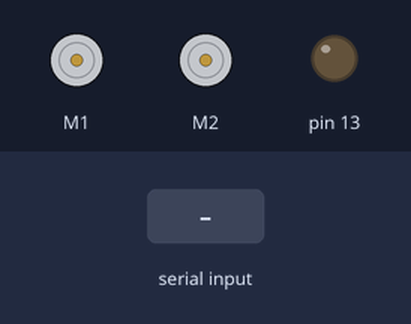
A sketch run on a simulated Arduino Leonardo, built with avr-gcc and run on an emulated ATmega32U4. On the bench: 2 × DC motor (green arrow = forward, orange = backward, longer = faster), output pins drawn as LEDs (lit = HIGH). The test bench sets the inputs (shaded band).

Above: at 1.2 s.
1.3 s: "1" received over the second serial link
At 2.6 s:
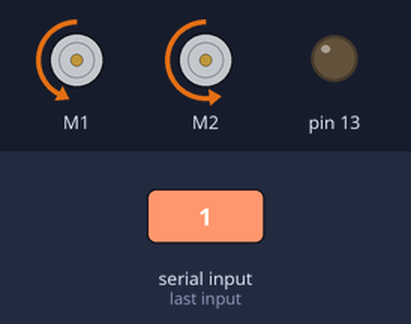
2.9 s: "0" received over the second serial link
At 3.7 s:
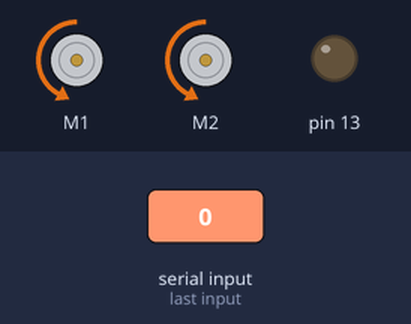
4.4 s: "2" received over the second serial link
At 4.9 s:
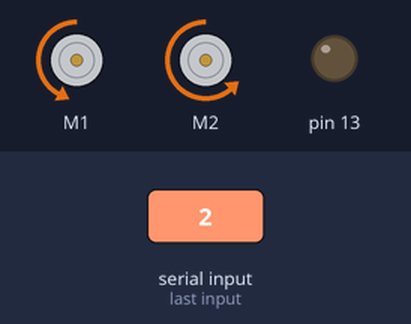
Timing chart, 0 to 7.4 s (numbered marks = the images above; inputs shaded):
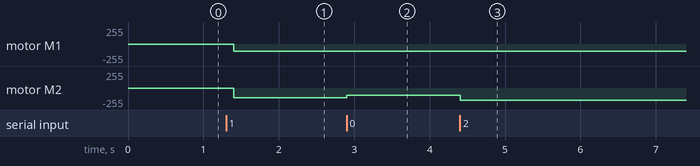

The sketch:

BLEjoy.ino
```cpp
#include <Zumo32U4.h>

Zumo32U4Motors  motors;

void setup()
{
  ledRed(1);
  ledYellow(1);
  ledGreen(1);
  Serial1.begin(9600);
  while(!Serial1);
  ledRed(0);
  ledYellow(0);
  ledGreen(0);
}

void loop()
{
  if ( Serial1.available() <= 0 ) {
    ledRed(0);
    delay(100);
    return;
  }
  ledRed(1);
  byte  var = Serial1.read();
  int   ly = var >> 4,
        rx = var & 0x0f;

  int   motorL, motorR, turn;

  motorL = motorR = (ly&0x07)/7.0 * 400.0;
  turn = (rx&0x07)/7.0 * 400.0;

  if ( !(ly & 0x08) ) {
    motorL = -motorL;
    motorR = -motorR;
  }
  if ( rx & 0x08 )
    motorL -= turn;
  else
    motorR -= turn;

  motors.setSpeeds(motorL, motorR);

  delay(100);
}
```

Measured:
- after the input at 1.3 s, motor M1: stopped → backward 109/255 after 0.10 s; motor M2: stopped → backward 145/255 after 0.10 s
- after the input at 2.9 s, motor M2: backward 145/255 → backward 109/255 at once
- after the input at 4.4 s, motor M2: backward 109/255 → backward 181/255 at once
